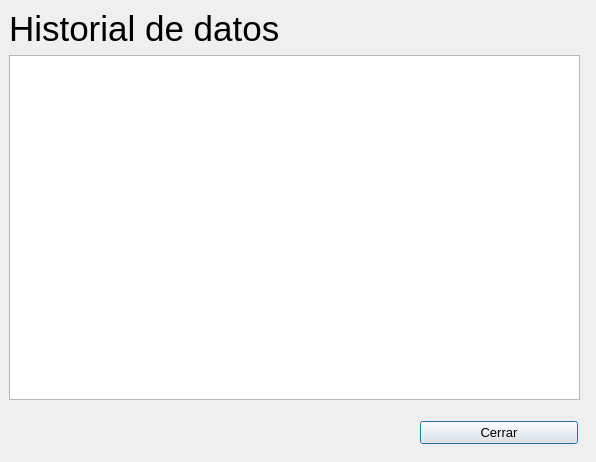
<?xml version="1.0" encoding="UTF-8"?>
<ui version="4.0">
 <class>Historial</class>
 <widget class="QDialog" name="Historial">
  <property name="geometry">
   <rect>
    <x>0</x>
    <y>0</y>
    <width>596</width>
    <height>462</height>
   </rect>
  </property>
  <property name="windowTitle">
   <string>Dialog</string>
  </property>
  <widget class="QWidget" name="layoutWidget">
   <property name="geometry">
    <rect>
     <x>9</x>
     <y>9</y>
     <width>571</width>
     <height>391</height>
    </rect>
   </property>
   <layout class="QGridLayout" name="gridLayout">
    <item row="0" column="0">
     <widget class="QLabel" name="label">
      <property name="font">
       <font>
        <family>Arial</family>
        <pointsize>26</pointsize>
       </font>
      </property>
      <property name="text">
       <string>Historial de datos</string>
      </property>
     </widget>
    </item>
    <item row="1" column="0">
     <widget class="QTextBrowser" name="textBrowser"/>
    </item>
   </layout>
  </widget>
  <widget class="QWidget" name="layoutWidget">
   <property name="geometry">
    <rect>
     <x>420</x>
     <y>420</y>
     <width>158</width>
     <height>26</height>
    </rect>
   </property>
   <layout class="QHBoxLayout" name="horizontalLayout">
    <item>
     <widget class="QPushButton" name="pushButton">
      <property name="font">
       <font>
        <pointsize>10</pointsize>
       </font>
      </property>
      <property name="text">
       <string>Cerrar</string>
      </property>
     </widget>
    </item>
   </layout>
  </widget>
 </widget>
 <resources/>
 <connections>
  <connection>
   <sender>pushButton</sender>
   <signal>clicked()</signal>
   <receiver>Historial</receiver>
   <slot>accept()</slot>
   <hints>
    <hint type="sourcelabel">
     <x>385</x>
     <y>298</y>
    </hint>
    <hint type="destinationlabel">
     <x>371</x>
     <y>278</y>
    </hint>
   </hints>
  </connection>
 </connections>
</ui>
